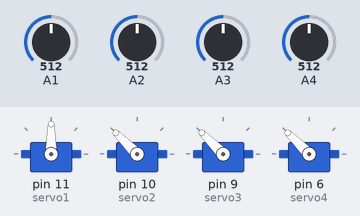
A sketch run on a simulated Arduino Uno, built with avr-gcc and run on an emulated ATmega328P. Shown: 4 × servo. The test bench sets the inputs (shaded band); at power-on: A1 = 512, A2 = 512, A3 = 512, A4 = 512.

Above: at 1.2 s.
1.3 s: A1 set to 716
At 2.5 s:
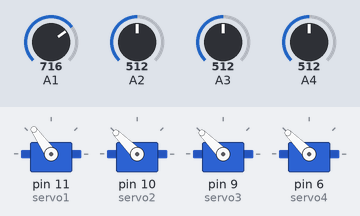
2.8 s: A2 set to 716
At 3.7 s:
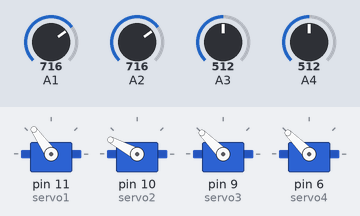
4.3 s: A3 set to 716
At 4.8 s:
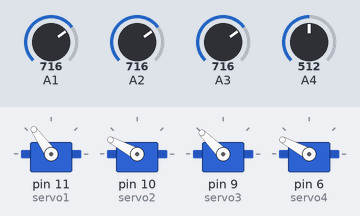
5.8 s: A4 set to 716
At 7.0 s:
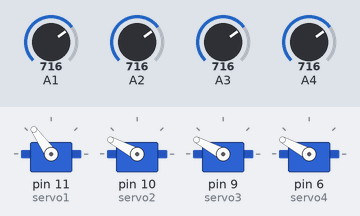
7.3 s: A1 set to 992
At 8.4 s:
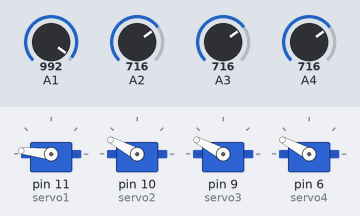
8.8 s: A2 set to 992
At 9.5 s:
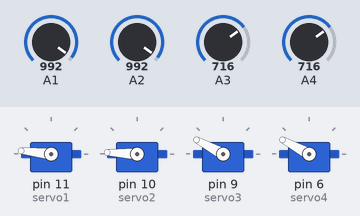
Timing chart, 0 to 11.3 s (numbered marks = the images above; inputs shaded):
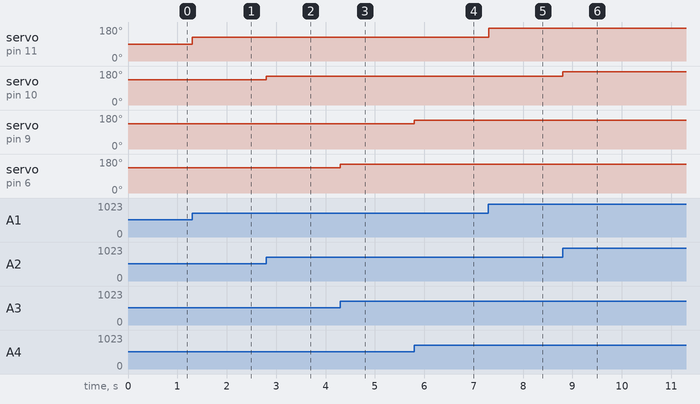

The sketch:

RobotArm.ino
```cpp
#include<Servo.h>
Servo servo1, servo2, servo3, servo4;
void setup() {
  Serial.begin(9600);
  servo1.attach(11);
  servo2.attach(10);
  servo3.attach(9);
  servo4.attach(6);
  pinMode(A1,INPUT);
  pinMode(A2,INPUT);
  pinMode(A3,INPUT);
  pinMode(A4,INPUT);
}

void loop() {
  int vrx1 = analogRead(A1); // vrx1
  int vry1 = analogRead(A2); // vry1
  int vry2 = analogRead(A4); // vry2
  int vrx2 = analogRead(A3); // vrx2;

  int baseRot = map(vrx1, 0, 1023, 0, 180);
  int BottomJoint = map(vry1, 0, 1023, 90, 180);
  int TopJoint = map(vry2, 0, 1023, 90, 180);
  int claw = map(vrx2, 0, 1023, 90, 180); ;

  servo1.write(baseRot);
  servo2.write(BottomJoint);
  servo3.write(TopJoint);
  servo4.write(claw);
}
```

Measured:
- after the input at 1.3 s, servo on pin 11 (servo1): 90° → 125° at once
- after the input at 2.8 s, servo on pin 10 (servo2): 135° → 152° at once
- after the input at 4.3 s, servo on pin 6 (servo4): 135° → 152° at once
- after the input at 5.8 s, servo on pin 9 (servo3): 135° → 152° at once
- after the input at 7.3 s, servo on pin 11 (servo1): 125° → 174° at once
- after the input at 8.8 s, servo on pin 10 (servo2): 152° → 177° at once
